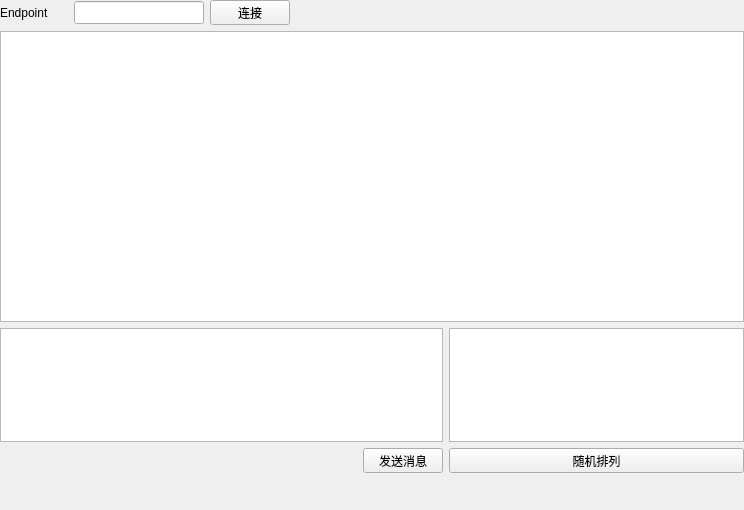
<?xml version="1.0" encoding="UTF-8"?>
<ui version="4.0">
 <class>wid_rux</class>
 <widget class="QWidget" name="wid_rux">
  <property name="geometry">
   <rect>
    <x>0</x>
    <y>0</y>
    <width>744</width>
    <height>510</height>
   </rect>
  </property>
  <property name="windowTitle">
   <string>Form</string>
  </property>
  <layout class="QVBoxLayout" name="verticalLayout_3" stretch="1,6,3,0">
   <property name="leftMargin">
    <number>0</number>
   </property>
   <property name="topMargin">
    <number>0</number>
   </property>
   <property name="rightMargin">
    <number>0</number>
   </property>
   <property name="bottomMargin">
    <number>0</number>
   </property>
   <item>
    <layout class="QHBoxLayout" name="hLayoutTop" stretch="1,2,1,6">
     <item>
      <widget class="QLabel" name="lblEndpoint">
       <property name="minimumSize">
        <size>
         <width>68</width>
         <height>25</height>
        </size>
       </property>
       <property name="maximumSize">
        <size>
         <width>68</width>
         <height>25</height>
        </size>
       </property>
       <property name="text">
        <string>Endpoint</string>
       </property>
      </widget>
     </item>
     <item>
      <widget class="QLineEdit" name="txtEndpoint">
       <property name="minimumSize">
        <size>
         <width>130</width>
         <height>23</height>
        </size>
       </property>
       <property name="maximumSize">
        <size>
         <width>130</width>
         <height>23</height>
        </size>
       </property>
      </widget>
     </item>
     <item>
      <widget class="QPushButton" name="btnConnect">
       <property name="minimumSize">
        <size>
         <width>80</width>
         <height>25</height>
        </size>
       </property>
       <property name="maximumSize">
        <size>
         <width>80</width>
         <height>25</height>
        </size>
       </property>
       <property name="text">
        <string>连接</string>
       </property>
      </widget>
     </item>
     <item>
      <spacer name="horizontalSpacer">
       <property name="orientation">
        <enum>Qt::Horizontal</enum>
       </property>
       <property name="sizeHint" stdset="0">
        <size>
         <width>40</width>
         <height>20</height>
        </size>
       </property>
      </spacer>
     </item>
    </layout>
   </item>
   <item>
    <widget class="QListWidget" name="listWidget"/>
   </item>
   <item>
    <layout class="QHBoxLayout" name="horizontalLayout_2" stretch="3,2">
     <item>
      <layout class="QVBoxLayout" name="verticalLayout">
       <item>
        <widget class="QTextEdit" name="txtSender">
         <property name="minimumSize">
          <size>
           <width>0</width>
           <height>0</height>
          </size>
         </property>
        </widget>
       </item>
       <item>
        <layout class="QHBoxLayout" name="horizontalLayout" stretch="9,0">
         <item>
          <spacer name="horizontalSpacer_2">
           <property name="orientation">
            <enum>Qt::Horizontal</enum>
           </property>
           <property name="sizeHint" stdset="0">
            <size>
             <width>40</width>
             <height>20</height>
            </size>
           </property>
          </spacer>
         </item>
         <item>
          <widget class="QPushButton" name="btnSend">
           <property name="minimumSize">
            <size>
             <width>80</width>
             <height>25</height>
            </size>
           </property>
           <property name="maximumSize">
            <size>
             <width>80</width>
             <height>25</height>
            </size>
           </property>
           <property name="text">
            <string>发送消息</string>
           </property>
          </widget>
         </item>
        </layout>
       </item>
      </layout>
     </item>
     <item>
      <layout class="QVBoxLayout" name="verticalLayout_2">
       <item>
        <widget class="QTableView" name="tvSeg"/>
       </item>
       <item>
        <widget class="QPushButton" name="btnRandSeg">
         <property name="minimumSize">
          <size>
           <width>0</width>
           <height>25</height>
          </size>
         </property>
         <property name="maximumSize">
          <size>
           <width>16777215</width>
           <height>25</height>
          </size>
         </property>
         <property name="text">
          <string>随机排列</string>
         </property>
        </widget>
       </item>
      </layout>
     </item>
    </layout>
   </item>
   <item>
    <spacer name="verticalSpacer">
     <property name="orientation">
      <enum>Qt::Vertical</enum>
     </property>
     <property name="sizeHint" stdset="0">
      <size>
       <width>20</width>
       <height>37</height>
      </size>
     </property>
    </spacer>
   </item>
  </layout>
 </widget>
 <resources/>
 <connections/>
</ui>
